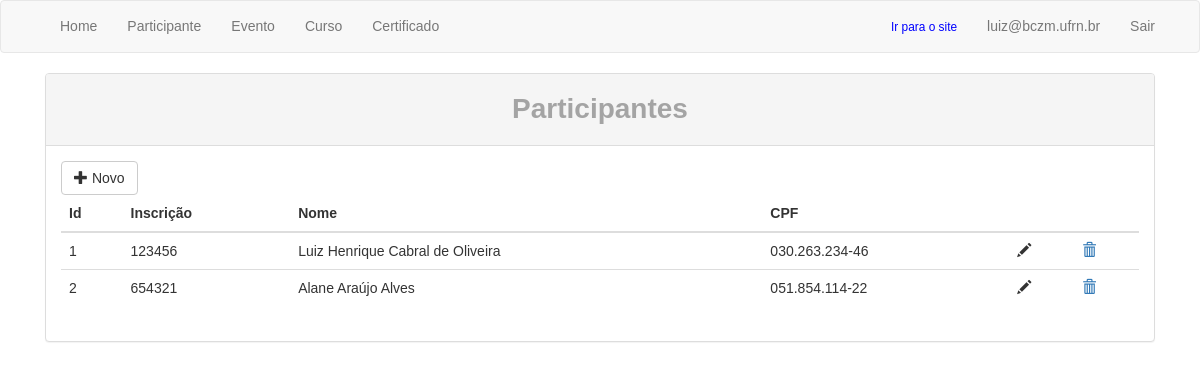
The app's page /certificado/participante/list (signed in), older data.
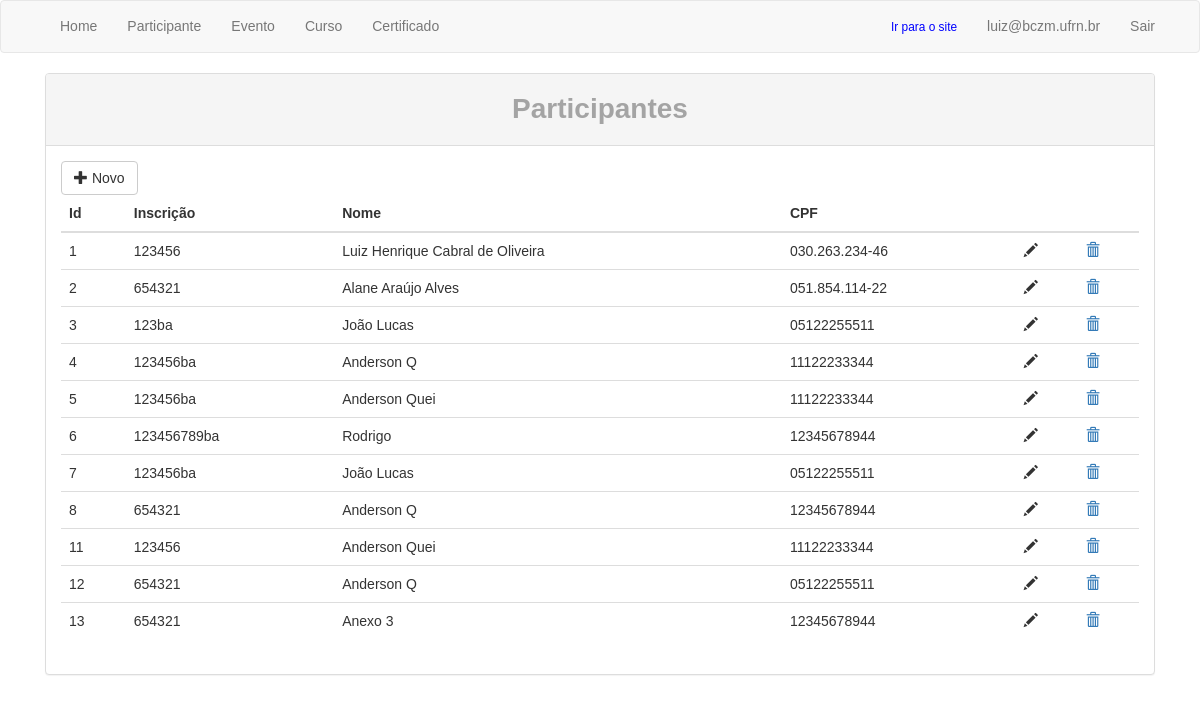
The same page, newer data.
### certificado/models.py (models this page shows, shortened)
class Participante(models.Model):
	nome = models.CharField(max_length=255)
	num_inscricao = models.CharField(max_length=30)
	cpf = models.CharField(max_length=50)

### certificado/views.py (the view)
# urls.py: url(r'participante/list$', views.participante_list, name='certificado.participante_list'),
@login_required
def participante_list(request):
	list = Participante.objects.all()
	context = {
		'list': list,
	}
	return render(request, 'certificado/participante_list.html', context)

### template/certificado/participante_list.html
{% extends "certificado/layout_admin.html" %}
{% block content %}
<div class="col-md-12">
	<div class="panel panel-default">
	  	<div class="panel-heading">
	  		<h2>Participantes</h2>
	  	</div>
		<div class="panel-body">
			<a href="{% url "certificado.participante_create" %}">
				<button type="button" class="btn btn-default" aria-label="Left Align">
					<span class="glyphicon glyphicon-plus"></span> Novo
				</button>
			</a>
			<table class="table table-hover">
			  	<thead>
			  		<tr>
			  			<th>Id</th>
			  			<th>Inscrição</th>
			  			<th>Nome</th>
			  			<th>CPF</th>
			  			<th></th>
			  			<th></th>
			  		</tr>
			  	</thead>
			  	<tbody>
			  		{% for l in list %}
			  		<tr>
			  			<td>{{l.id}}</td>
			  			<td>{{l.num_inscricao}}</td>
			  			<td>{{l.nome}}</td>
			  			<td>{{l.cpf}}</td>
			  			<td><span class="glyphicon glyphicon-pencil"></span></td>
			  			<td><a href="{% url 'certificado.participante_delete' l.pk %}"><span class="glyphicon glyphicon-trash"></span></a></td>
			  		</tr>
			  		{% endfor %}
			  	</tbody>
			</table>
		</div>
	</div>
</div>
{% endblock %}

Row changes from the older to the newer data that the page shows:
added Participante: id "3", num_inscricao "123ba", nome "João Lucas", cpf "05122255511"
added Participante: id "4", num_inscricao "123456ba", nome "Anderson Q", cpf "11122233344"
added Participante: id "5", num_inscricao "123456ba", nome "Anderson Quei", cpf "11122233344"
added Participante: id "6", num_inscricao "123456789ba", nome "Rodrigo", cpf "12345678944"
added Participante: id "7", num_inscricao "123456ba", nome "João Lucas", cpf "05122255511"
added Participante: id "8", num_inscricao "654321", nome "Anderson Q", cpf "12345678944"
added Participante: id "11", num_inscricao "123456", nome "Anderson Quei", cpf "11122233344"
added Participante: id "12", num_inscricao "654321", nome "Anderson Q", cpf "05122255511"
added Participante: id "13", num_inscricao "654321", nome "Anexo 3", cpf "12345678944"
